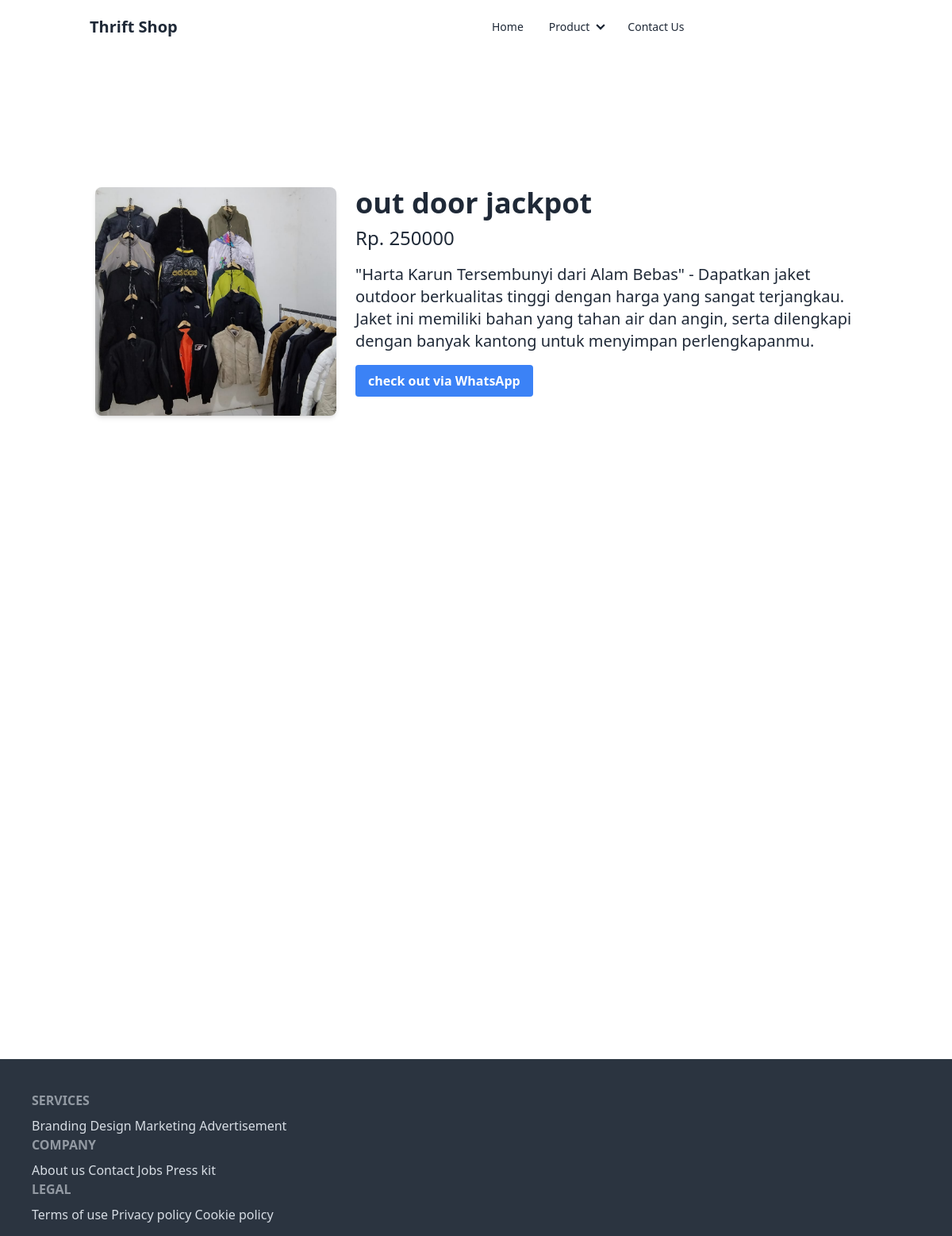
Page /olshopthrift/detail/out-door-jackpot/ on the committed database.
### olshopthrift/models.py (models this page shows, shortened)
class Product(models.Model):
    judul = models.CharField(max_length=255)
    description = models.TextField()
    kategori = models.ForeignKey(Kategori,on_delete=models.CASCADE)
    slug_prdt = models.SlugField(editable=False,blank=True)
    created_at = models.DateTimeField(auto_now_add=True)
    upddated_at = models.DateTimeField(auto_now=True)
    harga = models.IntegerField(default=0)
    images = models.ImageField(blank=True,default='default.png')
    is_hot = models.BooleanField(default=False)

### olshopthrift/views.py (the view)
# urls.py: path("detail/<slug:slugInput>/",detail_product,name="detail"),
def detail_product(request,slugInput):
    detail_products = Product.objects.get(slug_prdt=slugInput)
    return render(request,"olshopthrift/detail.html",context={
        "judul" : "detail product",
        "heading" : "page detail",
        "detail" : detail_products,
    })

### olshopthrift/templates/olshopthrift/detail.html (shortened to what this page needs)
{% extends "base.html" %}
{% block content %}
<main class="container mx-auto mt-10 p-4 md:p-8">
    <div class="grid grid-cols-1 md:grid-cols-3 gap-4 lg:gap-6 xl:gap-8">
        <div class="col-span-1 md:col-span-1">
            <img src="{{ detail.images.url }}" alt="{{ detail.judul }}" class="w-full h-48 object-cover rounded-lg shadow-md md:h-60 lg:h-72 xl:h-96 max-w-md mx-auto">
        </div>
        <div class="col-span-2 md:col-span-2">
            <h1 class="text-2xl font-bold mb-2 text-dark md:text-3xl lg:text-4xl">{{ detail.judul }}</h1>
            <p class="text-lg font-medium mb-4 text-dark md:text-xl lg:text-2xl">Rp. {{ detail.harga }}</p>
            <p class="text-dark mb-4 md:text-lg lg:text-xl">{{ detail.description }}</p>
            <a href="https://wa.me/6287742028130?text=Hello%2C%20I%20want%20to%20checkout%20the%20following%20product%3A%20%0A%0AProduct%3A%20{{ detail.judul }}%0APrice%3A%20Rp.%20{{ detail.harga }}%0ADescription%3A%20{{ detail.description }}%0A%0AThank%20you!" target="_blank">
                <button class="bg-blue-500 hover:bg-blue-700 text-white font-bold py-2 px-4 rounded focus:outline-none focus:shadow-outline">
                    check out via WhatsApp
                </button>
            </a>
        </div>
    </div>
</main>
{% endblock content %}

### rows in the picture
Product: images (picture), judul "out door jackpot", harga "250000", description "\"Harta Karun Tersembunyi dari Alam Bebas\" - Dapatkan jaket outdoor berkualitas tinggi dengan harga yang sangat terjangkau. Jaket ini memiliki bahan yang tahan air dan angin, serta dilengkapi dengan banyak kantong untuk menyimpan perlengkapanmu."
